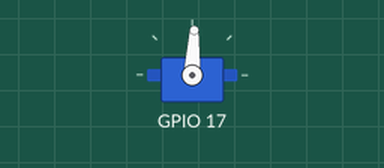
The program below on a simulated Raspberry Pi (BCM pin numbers). On the bench: servo. Servo angles are drawn from the pulse width (0.5 ms = 0°, 2.5 ms = 180°).

Above: at 1.05 s.
At 5.35 s:
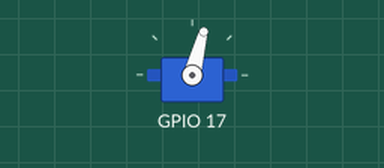
At 10.55 s:
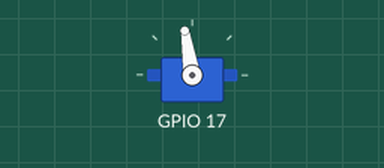
At 15.05 s:
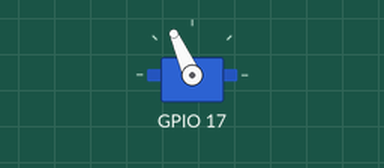
Timing chart, 0 to 19.3 s (numbered marks = the images above):
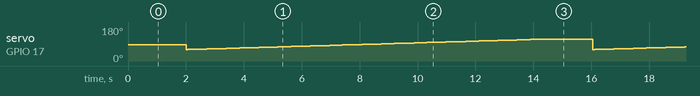

The program:

servo_demo_ver.py
```python
import pigpio
from time import sleep

pi = pigpio.pi()

val1 = 1200
pulse = 0

pi.set_servo_pulsewidth(17,   1470) # PWM off
sleep(1)

# GPIO #17 => Vertical Servo.
while True:
    pi.set_servo_pulsewidth(17,   0) # PWM off
    sleep(1)
    for i in range(600):
        pulse = 1170 + i
        pi.set_servo_pulsewidth(17, pulse) # PWM off
        sleep(0.02)
    pi.set_servo_pulsewidth(17,   0) # PWM off
    sleep(1)
```
